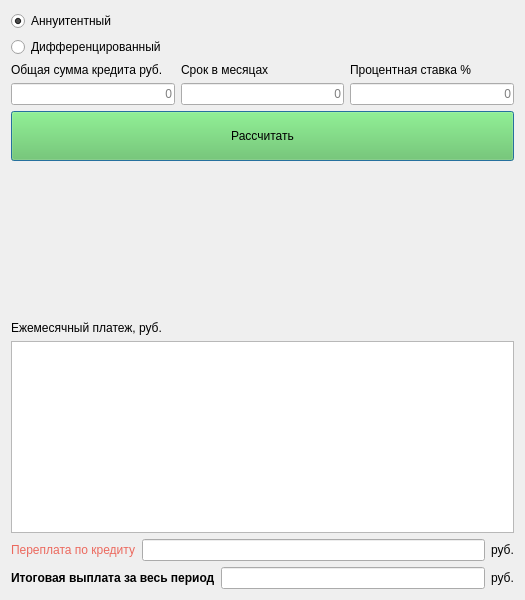
<?xml version="1.0" encoding="UTF-8"?>
<ui version="4.0">
 <class>Credit</class>
 <widget class="QDialog" name="Credit">
  <property name="geometry">
   <rect>
    <x>0</x>
    <y>0</y>
    <width>525</width>
    <height>600</height>
   </rect>
  </property>
  <property name="windowTitle">
   <string>Credit</string>
  </property>
  <layout class="QVBoxLayout" name="verticalLayout_7">
   <item>
    <layout class="QVBoxLayout" name="verticalLayout_6">
     <item>
      <widget class="QRadioButton" name="annuit">
       <property name="text">
        <string>Аннуитентный</string>
       </property>
       <property name="checked">
        <bool>true</bool>
       </property>
      </widget>
     </item>
     <item>
      <widget class="QRadioButton" name="diff">
       <property name="text">
        <string>Дифференцированный</string>
       </property>
      </widget>
     </item>
    </layout>
   </item>
   <item>
    <layout class="QGridLayout" name="gridLayout">
     <item row="0" column="0">
      <layout class="QVBoxLayout" name="verticalLayout_4">
       <item>
        <widget class="QLabel" name="label_sum">
         <property name="text">
          <string>Общая сумма кредита руб.</string>
         </property>
        </widget>
       </item>
       <item>
        <widget class="QLineEdit" name="lineEdit_sum_credit">
         <property name="alignment">
          <set>Qt::AlignRight|Qt::AlignTrailing|Qt::AlignVCenter</set>
         </property>
         <property name="placeholderText">
          <string>0</string>
         </property>
        </widget>
       </item>
      </layout>
     </item>
     <item row="0" column="1">
      <layout class="QVBoxLayout" name="verticalLayout_2">
       <item>
        <layout class="QHBoxLayout" name="horizontalLayout">
         <item>
          <widget class="QLabel" name="label_limit">
           <property name="text">
            <string>Срок в месяцах</string>
           </property>
          </widget>
         </item>
        </layout>
       </item>
       <item>
        <widget class="QLineEdit" name="lineEdit_limit">
         <property name="cursorPosition">
          <number>0</number>
         </property>
         <property name="alignment">
          <set>Qt::AlignRight|Qt::AlignTrailing|Qt::AlignVCenter</set>
         </property>
         <property name="placeholderText">
          <string>0</string>
         </property>
        </widget>
       </item>
      </layout>
     </item>
     <item row="0" column="2">
      <layout class="QVBoxLayout" name="verticalLayout">
       <item>
        <widget class="QLabel" name="label_percent">
         <property name="enabled">
          <bool>true</bool>
         </property>
         <property name="text">
          <string>Процентная ставка %</string>
         </property>
        </widget>
       </item>
       <item>
        <widget class="QLineEdit" name="lineEdit_percent">
         <property name="alignment">
          <set>Qt::AlignRight|Qt::AlignTrailing|Qt::AlignVCenter</set>
         </property>
         <property name="placeholderText">
          <string>0</string>
         </property>
         <property name="cursorMoveStyle">
          <enum>Qt::LogicalMoveStyle</enum>
         </property>
        </widget>
       </item>
      </layout>
     </item>
    </layout>
   </item>
   <item>
    <layout class="QVBoxLayout" name="verticalLayout_5">
     <item>
      <widget class="QPushButton" name="calculate">
       <property name="minimumSize">
        <size>
         <width>150</width>
         <height>50</height>
        </size>
       </property>
       <property name="styleSheet">
        <string notr="true">background-color: rgb(97, 197, 83);</string>
       </property>
       <property name="text">
        <string>Рассчитать</string>
       </property>
       <property name="checkable">
        <bool>false</bool>
       </property>
       <property name="checked">
        <bool>false</bool>
       </property>
      </widget>
     </item>
     <item>
      <spacer name="verticalSpacer">
       <property name="orientation">
        <enum>Qt::Vertical</enum>
       </property>
       <property name="sizeHint" stdset="0">
        <size>
         <width>20</width>
         <height>40</height>
        </size>
       </property>
      </spacer>
     </item>
     <item>
      <layout class="QVBoxLayout" name="verticalLayout_3">
       <item>
        <widget class="QLabel" name="label_pay">
         <property name="text">
          <string>Ежемесячный платеж, руб.</string>
         </property>
        </widget>
       </item>
       <item>
        <widget class="QListWidget" name="listWidget_pay">
         <property name="styleSheet">
          <string notr="true">font: 18pt &quot;.AppleSystemUIFont&quot;;
font: italic 14pt &quot;Helvetica&quot;;</string>
         </property>
        </widget>
       </item>
      </layout>
     </item>
    </layout>
   </item>
   <item>
    <layout class="QHBoxLayout" name="horizontalLayout_3">
     <item>
      <widget class="QLabel" name="label_overpayment">
       <property name="enabled">
        <bool>true</bool>
       </property>
       <property name="styleSheet">
        <string notr="true">color: rgb(236, 105, 94);</string>
       </property>
       <property name="text">
        <string>Переплата по кредиту</string>
       </property>
      </widget>
     </item>
     <item>
      <widget class="QLineEdit" name="lineEdit_overpayment">
       <property name="readOnly">
        <bool>true</bool>
       </property>
      </widget>
     </item>
     <item>
      <widget class="QLabel" name="label_rub">
       <property name="enabled">
        <bool>true</bool>
       </property>
       <property name="text">
        <string>руб.</string>
       </property>
      </widget>
     </item>
    </layout>
   </item>
   <item>
    <layout class="QHBoxLayout" name="horizontalLayout_2">
     <item>
      <widget class="QLabel" name="label_total_sum">
       <property name="enabled">
        <bool>true</bool>
       </property>
       <property name="font">
        <font>
         <bold>true</bold>
        </font>
       </property>
       <property name="text">
        <string>Итоговая выплата за весь период</string>
       </property>
      </widget>
     </item>
     <item>
      <widget class="QLineEdit" name="lineEdit_total_sum">
       <property name="readOnly">
        <bool>true</bool>
       </property>
      </widget>
     </item>
     <item>
      <widget class="QLabel" name="label_rub_2">
       <property name="enabled">
        <bool>true</bool>
       </property>
       <property name="text">
        <string>руб.</string>
       </property>
      </widget>
     </item>
    </layout>
   </item>
  </layout>
 </widget>
 <resources/>
 <connections/>
</ui>
